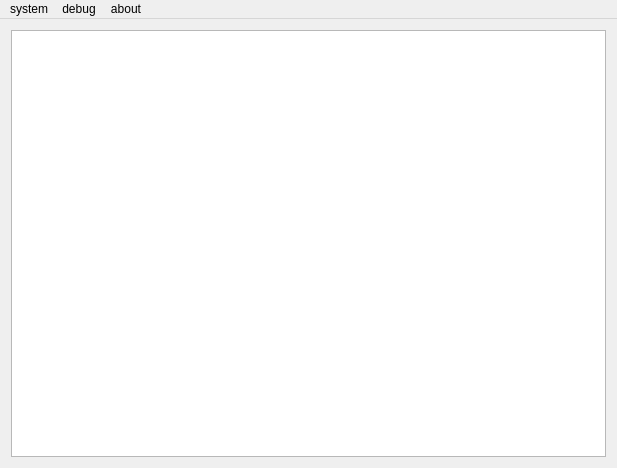
<?xml version="1.0" encoding="UTF-8"?>
<ui version="4.0">
 <class>MainWindow</class>
 <widget class="QMainWindow" name="MainWindow">
  <property name="geometry">
   <rect>
    <x>0</x>
    <y>0</y>
    <width>617</width>
    <height>468</height>
   </rect>
  </property>
  <property name="windowTitle">
   <string>MainWindow</string>
  </property>
  <widget class="QWidget" name="centralWidget">
   <layout class="QVBoxLayout" name="verticalLayout">
    <item>
     <widget class="QListWidget" name="listWidget"/>
    </item>
   </layout>
  </widget>
  <widget class="QMenuBar" name="menuBar">
   <property name="geometry">
    <rect>
     <x>0</x>
     <y>0</y>
     <width>617</width>
     <height>23</height>
    </rect>
   </property>
   <widget class="QMenu" name="menuSystem">
    <property name="title">
     <string>system</string>
    </property>
    <addaction name="actionQuit"/>
   </widget>
   <widget class="QMenu" name="menuAbout">
    <property name="title">
     <string>about</string>
    </property>
    <addaction name="actionVersion"/>
   </widget>
   <widget class="QMenu" name="menuDebug">
    <property name="title">
     <string>debug</string>
    </property>
    <addaction name="actionInvalidParamCrash"/>
    <addaction name="actionPureCallCrash"/>
    <addaction name="actionDerefZeroCrash"/>
    <addaction name="actionQFatal"/>
    <addaction name="actionDebugbreak"/>
    <addaction name="actionDebugBreak"/>
   </widget>
   <addaction name="menuSystem"/>
   <addaction name="menuDebug"/>
   <addaction name="menuAbout"/>
  </widget>
  <action name="actionQuit">
   <property name="text">
    <string>quit</string>
   </property>
  </action>
  <action name="actionVersion">
   <property name="text">
    <string>version</string>
   </property>
  </action>
  <action name="actionPureCallCrash">
   <property name="text">
    <string>PureCallCrash</string>
   </property>
  </action>
  <action name="actionInvalidParamCrash">
   <property name="text">
    <string>InvalidParamCrash</string>
   </property>
  </action>
  <action name="actionDerefZeroCrash">
   <property name="text">
    <string>DerefZeroCrash</string>
   </property>
  </action>
  <action name="actionQFatal">
   <property name="text">
    <string>qFatal</string>
   </property>
  </action>
  <action name="actionDebugbreak">
   <property name="text">
    <string>debugbreak</string>
   </property>
  </action>
  <action name="actionDebugBreak">
   <property name="text">
    <string>DebugBreak</string>
   </property>
  </action>
 </widget>
 <layoutdefault spacing="6" margin="11"/>
 <resources/>
 <connections/>
</ui>
